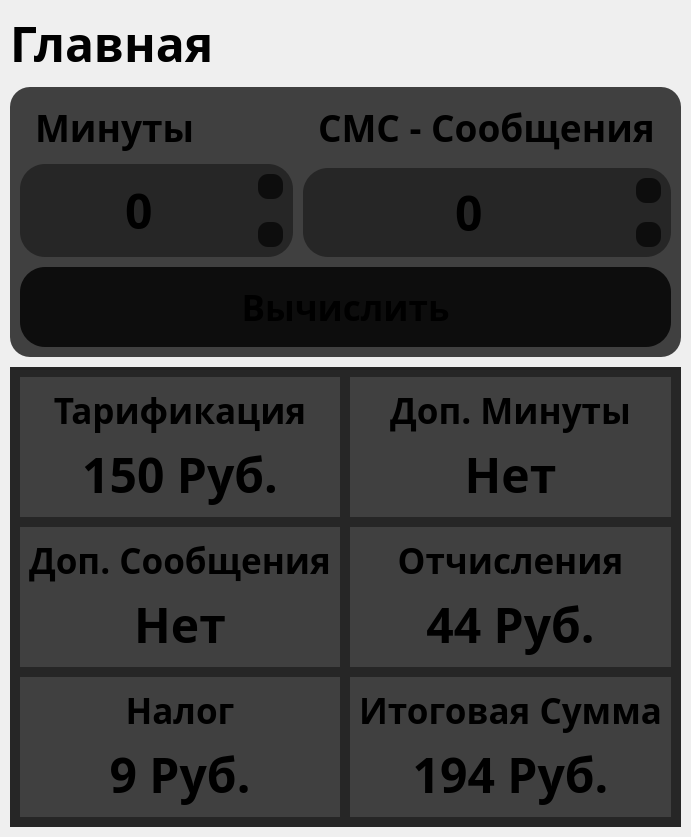
         <widget class="QWidget" name="Page1">
          <layout class="QGridLayout" name="Page1Grid">
           <property name="leftMargin">
            <number>10</number>
           </property>
           <property name="topMargin">
            <number>10</number>
           </property>
           <property name="rightMargin">
            <number>10</number>
           </property>
           <property name="bottomMargin">
            <number>10</number>
           </property>
           <property name="spacing">
            <number>10</number>
           </property>
           <item row="1" column="0" colspan="2">
            <widget class="QWidget" name="MinSMSWidget" native="true">
             <property name="sizePolicy">
              <sizepolicy hsizetype="Preferred" vsizetype="Preferred">
               <horstretch>0</horstretch>
               <verstretch>0</verstretch>
              </sizepolicy>
             </property>
             <property name="styleSheet">
              <string notr="true">QWidget {
Background: #404040;
Border: Solid Black;
Border-Radius: 20;
}</string>
             </property>
             <layout class="QGridLayout" name="MinSMSGrid">
              <property name="leftMargin">
               <number>10</number>
              </property>
              <property name="topMargin">
               <number>10</number>
              </property>
              <property name="rightMargin">
               <number>10</number>
              </property>
              <property name="bottomMargin">
               <number>10</number>
              </property>
              <property name="spacing">
               <number>10</number>
              </property>
              <item row="2" column="0" colspan="2">
               <widget class="QWidget" name="ItogWidget" native="true">
                <property name="minimumSize">
                 <size>
                  <width>0</width>
                  <height>80</height>
                 </size>
                </property>
                <property name="maximumSize">
                 <size>
                  <width>16777215</width>
                  <height>80</height>
                 </size>
                </property>
                <layout class="QGridLayout" name="gridLayout_5">
                 <property name="leftMargin">
                  <number>0</number>
                 </property>
                 <property name="topMargin">
                  <number>0</number>
                 </property>
                 <property name="rightMargin">
                  <number>0</number>
                 </property>
                 <property name="bottomMargin">
                  <number>0</number>
                 </property>
                 <property name="spacing">
                  <number>0</number>
                 </property>
                 <item row="0" column="0">
                  <widget class="QPushButton" name="ButtonItog">
                   <property name="sizePolicy">
                    <sizepolicy hsizetype="Preferred" vsizetype="Preferred">
                     <horstretch>0</horstretch>
                     <verstretch>0</verstretch>
                    </sizepolicy>
                   </property>
                   <property name="minimumSize">
                    <size>
                     <width>0</width>
                     <height>80</height>
                    </size>
                   </property>
                   <property name="maximumSize">
                    <size>
                     <width>16777215</width>
                     <height>80</height>
                    </size>
                   </property>
                   <property name="font">
                    <font>
                     <family>Bahnschrift</family>
                     <pointsize>26</pointsize>
                     <bold>true</bold>
                    </font>
                   </property>
                   <property name="cursor">
                    <cursorShape>PointingHandCursor</cursorShape>
                   </property>
                   <property name="focusPolicy">
                    <enum>Qt::NoFocus</enum>
                   </property>
                   <property name="styleSheet">
                    <string notr="true">QPushButton {
Background: #0D0D0D;
Border: Solid Black;
Border-Radius: 25;
Padding: 0;
}
QPushButton:Pressed {
Background: #262626;
}</string>
                   </property>
                   <property name="text">
                    <string>Вычислить</string>
                   </property>
                   <property name="iconSize">
                    <size>
                     <width>0</width>
                     <height>0</height>
                    </size>
                   </property>
                   <property name="checkable">
                    <bool>false</bool>
                   </property>
                   <property name="flat">
                    <bool>false</bool>
                   </property>
                  </widget>
                 </item>
                </layout>
               </widget>
              </item>
              <item row="0" column="0">
               <widget class="QWidget" name="WidgetForMin" native="true">
                <property name="minimumSize">
                 <size>
                  <width>0</width>
                  <height>0</height>
                 </size>
                </property>
                <layout class="QVBoxLayout" name="verticalLayout">
                 <property name="leftMargin">
                  <number>0</number>
                 </property>
                 <property name="topMargin">
                  <number>0</number>
                 </property>
                 <property name="rightMargin">
                  <number>0</number>
                 </property>
                 <property name="bottomMargin">
                  <number>0</number>
                 </property>
                 <item>
                  <widget class="QLabel" name="MinutesLabel">
                   <property name="sizePolicy">
                    <sizepolicy hsizetype="Maximum" vsizetype="Maximum">
                     <horstretch>0</horstretch>
                     <verstretch>0</verstretch>
                    </sizepolicy>
                   </property>
                   <property name="font">
                    <font>
                     <family>Bahnschrift</family>
                     <pointsize>28</pointsize>
                     <bold>true</bold>
                    </font>
                   </property>
                   <property name="styleSheet">
                    <string notr="true">QLabel {
Padding: 5;
}</string>
                   </property>
                   <property name="text">
                    <string>Минуты</string>
                   </property>
                  </widget>
                 </item>
                 <item>
                  <widget class="QSpinBox" name="MinSpin">
                   <property name="sizePolicy">
                    <sizepolicy hsizetype="Preferred" vsizetype="Preferred">
                     <horstretch>0</horstretch>
                     <verstretch>0</verstretch>
                    </sizepolicy>
                   </property>
                   <property name="minimumSize">
                    <size>
                     <width>0</width>
                     <height>0</height>
                    </size>
                   </property>
                   <property name="font">
                    <font>
                     <family>Bahnschrift</family>
                     <pointsize>36</pointsize>
                     <bold>true</bold>
                    </font>
                   </property>
                   <property name="cursor">
                    <cursorShape>PointingHandCursor</cursorShape>
                   </property>
                   <property name="contextMenuPolicy">
                    <enum>Qt::NoContextMenu</enum>
                   </property>
                   <property name="styleSheet">
                    <string notr="true">QSpinBox {
Padding-Top: 10;
Padding-Bottom: 10;
Padding-Right: 10;
Background: #262626;
Border: Solid Black;
Border-Radius: 25;
}

QSpinBox::Up-Button {
Subcontrol-Origin: Content;
Subcontrol-Position: Top Right;
Width: 25;
Height: 25;
Border: Solid Black;
Border-Radius: 10;
Background: #0D0D0D;
}

QSpinBox::Up-Button:Hover {
}

QSpinBox::Up-Button:Pressed {
}

QSpinBox::Up-Arrow {
Image: url(:/Images/Img/UpArrow.png);
Width: 15;
Height: 15;
}


QSpinBox::Down-Button {
Subcontrol-Origin: Content;
Subcontrol-Position: Bottom Right;
Width: 25;
Height: 25;
Border: Solid Black;
Border-Radius: 10;
Background: #0D0D0D;
}

QSpinBox::Down-Button:Hover {
}

QSpinBox::Down-Button:Pressed {
}

QSpinBox::Down-Arrow {
image: url(:/Images/Img/DownArrow.png);
Width: 15;
Height: 15;
}</string>
                   </property>
                   <property name="frame">
                    <bool>false</bool>
                   </property>
                   <property name="alignment">
                    <set>Qt::AlignCenter</set>
                   </property>
                   <property name="buttonSymbols">
                    <enum>QAbstractSpinBox::UpDownArrows</enum>
                   </property>
                   <property name="maximum">
                    <number>10000</number>
                   </property>
                  </widget>
                 </item>
                </layout>
               </widget>
              </item>
              <item row="0" column="1">
               <widget class="QWidget" name="WidgetForSMS" native="true">
                <property name="minimumSize">
                 <size>
                  <width>0</width>
                  <height>0</height>
                 </size>
                </property>
                <layout class="QVBoxLayout" name="verticalLayout_2">
                 <property name="spacing">
                  <number>10</number>
                 </property>
                 <property name="leftMargin">
                  <number>0</number>
                 </property>
                 <property name="topMargin">
                  <number>0</number>
                 </property>
                 <property name="rightMargin">
                  <number>0</number>
                 </property>
                 <property name="bottomMargin">
                  <number>0</number>
                 </property>
                 <item>
                  <widget class="QLabel" name="SMSLabel">
                   <property name="sizePolicy">
                    <sizepolicy hsizetype="Maximum" vsizetype="Maximum">
                     <horstretch>0</horstretch>
                     <verstretch>0</verstretch>
                    </sizepolicy>
                   </property>
                   <property name="font">
                    <font>
                     <family>Bahnschrift</family>
                     <pointsize>28</pointsize>
                     <bold>true</bold>
                    </font>
                   </property>
                   <property name="styleSheet">
                    <string notr="true">QLabel {
Padding: 5;
}</string>
                   </property>
                   <property name="text">
                    <string>СМС - Сообщения</string>
                   </property>
                   <property name="alignment">
                    <set>Qt::AlignLeading|Qt::AlignLeft|Qt::AlignVCenter</set>
                   </property>
                  </widget>
                 </item>
                 <item>
                  <widget class="QSpinBox" name="SMSSpin">
                   <property name="sizePolicy">
                    <sizepolicy hsizetype="Preferred" vsizetype="Preferred">
                     <horstretch>0</horstretch>
                     <verstretch>0</verstretch>
                    </sizepolicy>
                   </property>
                   <property name="minimumSize">
                    <size>
                     <width>0</width>
                     <height>0</height>
                    </size>
                   </property>
                   <property name="font">
                    <font>
                     <family>Bahnschrift</family>
                     <pointsize>36</pointsize>
                     <bold>true</bold>
                    </font>
                   </property>
                   <property name="cursor">
                    <cursorShape>PointingHandCursor</cursorShape>
                   </property>
                   <property name="contextMenuPolicy">
                    <enum>Qt::NoContextMenu</enum>
                   </property>
                   <property name="styleSheet">
                    <string notr="true">QSpinBox {
Padding-Top: 10;
Padding-Bottom: 10;
Padding-Right: 10;
Background: #262626;
Border: Solid Black;
Border-Radius: 25;
}

QSpinBox::Up-Button {
Subcontrol-Origin: Content;
Subcontrol-Position: Top Right;
Width: 25;
Height: 25;
Border: Solid Black;
Border-Radius: 10;
Background: #0D0D0D;
}

QSpinBox::Up-Button:Hover {
}

QSpinBox::Up-Button:Pressed {
}

QSpinBox::Up-Arrow {
Image: url(:/Images/Img/UpArrow.png);
Width: 15;
Height: 15;
}


QSpinBox::Down-Button {
Subcontrol-Origin: Content;
Subcontrol-Position: Bottom Right;
Width: 25;
Height: 25;
Border: Solid Black;
Border-Radius: 10;
Background: #0D0D0D;
}

QSpinBox::Down-Button:Hover {
}

QSpinBox::Down-Button:Pressed {
}

QSpinBox::Down-Arrow {
image: url(:/Images/Img/DownArrow.png);
Width: 15;
Height: 15;
}</string>
                   </property>
                   <property name="frame">
                    <bool>false</bool>
                   </property>
                   <property name="alignment">
                    <set>Qt::AlignCenter</set>
                   </property>
                   <property name="buttonSymbols">
                    <enum>QAbstractSpinBox::UpDownArrows</enum>
                   </property>
                   <property name="maximum">
                    <number>10000</number>
                   </property>
                  </widget>
                 </item>
                </layout>
               </widget>
              </item>
             </layout>
            </widget>
           </item>
           <item row="2" column="0" colspan="2">
            <widget class="QWidget" name="WidgetForItog" native="true">
             <property name="sizePolicy">
              <sizepolicy hsizetype="Expanding" vsizetype="Expanding">
               <horstretch>0</horstretch>
               <verstretch>0</verstretch>
              </sizepolicy>
             </property>
             <property name="minimumSize">
              <size>
               <width>0</width>
               <height>0</height>
              </size>
             </property>
             <property name="styleSheet">
              <string notr="true">QWidget {
Background: #262626;
}</string>
             </property>
             <layout class="QGridLayout" name="gridLayout_3">
              <property name="sizeConstraint">
               <enum>QLayout::SetNoConstraint</enum>
              </property>
              <property name="leftMargin">
               <number>10</number>
              </property>
              <property name="topMargin">
               <number>10</number>
              </property>
              <property name="rightMargin">
               <number>10</number>
              </property>
              <property name="bottomMargin">
               <number>10</number>
              </property>
              <property name="spacing">
               <number>10</number>
              </property>
              <item row="1" column="0">
               <widget class="QWidget" name="WidgetMessages" native="true">
                <property name="styleSheet">
                 <string notr="true">QWidget {
Background: #404040;
}</string>
                </property>
                <layout class="QVBoxLayout" name="verticalLayout_5">
                 <item>
                  <widget class="QLabel" name="LabelMessages">
                   <property name="font">
                    <font>
                     <family>Bahnschrift</family>
                     <pointsize>26</pointsize>
                     <bold>true</bold>
                    </font>
                   </property>
                   <property name="text">
                    <string>Доп. Сообщения</string>
                   </property>
                   <property name="alignment">
                    <set>Qt::AlignCenter</set>
                   </property>
                  </widget>
                 </item>
                 <item>
                  <widget class="QLabel" name="LabelMessagesNumber">
                   <property name="font">
                    <font>
                     <family>Bahnschrift</family>
                     <pointsize>36</pointsize>
                     <bold>true</bold>
                    </font>
                   </property>
                   <property name="text">
                    <string>Нет</string>
                   </property>
                   <property name="alignment">
                    <set>Qt::AlignCenter</set>
                   </property>
                  </widget>
                 </item>
                </layout>
               </widget>
              </item>
              <item row="0" column="0">
               <widget class="QWidget" name="WidgetTarif" native="true">
                <property name="styleSheet">
                 <string notr="true">QWidget {
Background: #404040;
}</string>
                </property>
                <layout class="QVBoxLayout" name="verticalLayout_3">
                 <item>
                  <widget class="QLabel" name="LabelTarif">
                   <property name="font">
                    <font>
                     <family>Bahnschrift</family>
                     <pointsize>26</pointsize>
                     <bold>true</bold>
                    </font>
                   </property>
                   <property name="styleSheet">
                    <string notr="true"/>
                   </property>
                   <property name="text">
                    <string>Тарификация</string>
                   </property>
                   <property name="alignment">
                    <set>Qt::AlignCenter</set>
                   </property>
                  </widget>
                 </item>
                 <item>
                  <widget class="QLabel" name="LabelTarifNumber">
                   <property name="font">
                    <font>
                     <family>Bahnschrift</family>
                     <pointsize>36</pointsize>
                     <bold>true</bold>
                    </font>
                   </property>
                   <property name="styleSheet">
                    <string notr="true"/>
                   </property>
                   <property name="text">
                    <string>150 Руб.</string>
                   </property>
                   <property name="alignment">
                    <set>Qt::AlignCenter</set>
                   </property>
                  </widget>
                 </item>
                </layout>
               </widget>
              </item>
              <item row="1" column="1">
               <widget class="QWidget" name="WidgetOtch" native="true">
                <property name="styleSheet">
                 <string notr="true">QWidget {
Background: #404040;
}</string>
                </property>
                <layout class="QVBoxLayout" name="verticalLayout_6">
                 <item>
                  <widget class="QLabel" name="LabelOtch">
                   <property name="font">
                    <font>
                     <family>Bahnschrift</family>
                     <pointsize>26</pointsize>
                     <bold>true</bold>
                    </font>
                   </property>
                   <property name="text">
                    <string>Отчисления</string>
                   </property>
                   <property name="alignment">
                    <set>Qt::AlignCenter</set>
                   </property>
                  </widget>
                 </item>
                 <item>
                  <widget class="QLabel" name="LabelOtchNumber">
                   <property name="font">
                    <font>
                     <family>Bahnschrift</family>
                     <pointsize>36</pointsize>
                     <bold>true</bold>
                    </font>
                   </property>
                   <property name="text">
                    <string>44 Руб.</string>
                   </property>
                   <property name="alignment">
                    <set>Qt::AlignCenter</set>
                   </property>
                  </widget>
                 </item>
                </layout>
               </widget>
              </item>
              <item row="2" column="1">
               <widget class="QWidget" name="WidgetItog" native="true">
                <property name="styleSheet">
                 <string notr="true">QWidget {
Background: #404040;
}</string>
                </property>
                <layout class="QVBoxLayout" name="verticalLayout_8">
                 <item>
                  <widget class="QLabel" name="LabelItog">
                   <property name="font">
                    <font>
                     <family>Bahnschrift</family>
                     <pointsize>26</pointsize>
                     <bold>true</bold>
                    </font>
                   </property>
                   <property name="text">
                    <string>Итоговая Сумма</string>
                   </property>
                   <property name="alignment">
                    <set>Qt::AlignCenter</set>
                   </property>
                  </widget>
                 </item>
                 <item>
                  <widget class="QLabel" name="LabelItogNumber">
                   <property name="font">
                    <font>
                     <family>Bahnschrift</family>
                     <pointsize>36</pointsize>
                     <bold>true</bold>
                    </font>
                   </property>
                   <property name="text">
                    <string>194 Руб.</string>
                   </property>
                   <property name="alignment">
                    <set>Qt::AlignCenter</set>
                   </property>
                  </widget>
                 </item>
                </layout>
               </widget>
              </item>
              <item row="2" column="0">
               <widget class="QWidget" name="WidgetNalog" native="true">
                <property name="styleSheet">
                 <string notr="true">QWidget {
Background: #404040;
}</string>
                </property>
                <layout class="QVBoxLayout" name="verticalLayout_7">
                 <item>
                  <widget class="QLabel" name="LabelNalog">
                   <property name="font">
                    <font>
                     <family>Bahnschrift</family>
                     <pointsize>26</pointsize>
                     <bold>true</bold>
                    </font>
                   </property>
                   <property name="text">
                    <string>Налог</string>
                   </property>
                   <property name="alignment">
                    <set>Qt::AlignCenter</set>
                   </property>
                  </widget>
                 </item>
                 <item>
                  <widget class="QLabel" name="LabelNalogNumber">
                   <property name="font">
                    <font>
                     <family>Bahnschrift</family>
                     <pointsize>36</pointsize>
                     <bold>true</bold>
                    </font>
                   </property>
                   <property name="text">
                    <string>9 Руб.</string>
                   </property>
                   <property name="alignment">
                    <set>Qt::AlignCenter</set>
                   </property>
                  </widget>
                 </item>
                </layout>
               </widget>
              </item>
              <item row="0" column="1">
               <widget class="QWidget" name="WidgetMinutes" native="true">
                <property name="styleSheet">
                 <string notr="true">QWidget {
Background: #404040;
}</string>
                </property>
                <layout class="QVBoxLayout" name="verticalLayout_4">
                 <item>
                  <widget class="QLabel" name="LabelMinutes">
                   <property name="font">
                    <font>
                     <family>Bahnschrift</family>
                     <pointsize>26</pointsize>
                     <bold>true</bold>
                    </font>
                   </property>
                   <property name="text">
                    <string>Доп. Минуты</string>
                   </property>
                   <property name="alignment">
                    <set>Qt::AlignCenter</set>
                   </property>
                  </widget>
                 </item>
                 <item>
                  <widget class="QLabel" name="LabelMinutesNumber">
                   <property name="font">
                    <font>
                     <family>Bahnschrift</family>
                     <pointsize>36</pointsize>
                     <bold>true</bold>
                    </font>
                   </property>
                   <property name="text">
                    <string>Нет</string>
                   </property>
                   <property name="alignment">
                    <set>Qt::AlignCenter</set>
                   </property>
                  </widget>
                 </item>
                </layout>
               </widget>
              </item>
             </layout>
            </widget>
           </item>
           <item row="0" column="0" colspan="2">
            <widget class="QLabel" name="LabelMain">
             <property name="sizePolicy">
              <sizepolicy hsizetype="Maximum" vsizetype="Maximum">
               <horstretch>0</horstretch>
               <verstretch>0</verstretch>
              </sizepolicy>
             </property>
             <property name="minimumSize">
              <size>
               <width>0</width>
               <height>0</height>
              </size>
             </property>
             <property name="maximumSize">
              <size>
               <width>16777215</width>
               <height>16777215</height>
              </size>
             </property>
             <property name="font">
              <font>
               <family>Bahnschrift</family>
               <pointsize>36</pointsize>
               <bold>true</bold>
              </font>
             </property>
             <property name="text">
              <string>Главная</string>
             </property>
             <property name="alignment">
              <set>Qt::AlignLeading|Qt::AlignLeft|Qt::AlignVCenter</set>
             </property>
            </widget>
           </item>
          </layout>
         </widget>
